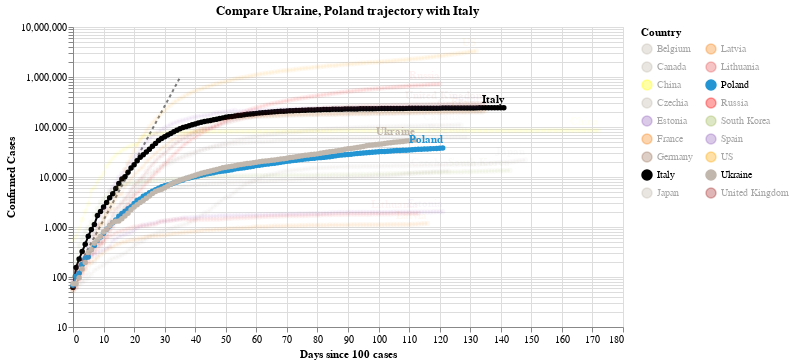

The notebook cell this image was saved under:
### Code cell
#hide_input
chart2 = make_since_chart(dff2, ['Ukraine', 'Poland'], baseline_countries)
chart2

### Figure 1 — Vega-Lite specification as saved in the notebook (floating-point values rounded to 4 significant figures; data arrays with more than 128 entries replaced by an {"elided": "..."} marker saying what was removed)
{"config": {"view": {"continuousWidth": 400, "continuousHeight": 300}}, "layer": [{"data": {"name": "data-628230001892d6798b50651be41d1b3e"}, "mark": {"type": "line", "color": "black", "opacity": 0.5, "strokeDash": [3, 3]}, "encoding": {"x": {"type": "quantitative", "field": "Days since 100 cases"}, "y": {"type": "quantitative", "field": "Confirmed Cases"}}}, {"data": {"name": "data-21f4cef212fa47f3bc62e42c81080f2b"}, "mark": {"type": "line", "point": true}, "encoding": {"color": {"type": "nominal", "field": "Country", "legend": {"columns": 2}, "scale": {"domain": ["Belgium", "Canada", "China", "Czechia", "Estonia", "France", "Germany", "Italy", "Japan", "Latvia", "Lithuania", "Poland", "Russia", "South Korea", "Spain", "US", "Ukraine", "United Kingdom"], "range": ["#C1B7AD", "#C1B7AD", "yellow", "#C1B7AD", "#9467bd", "#F58518", "#9D755D", "black", "#C1B7AD", "#F58518", "#E45756", "#2495D3", "red", "#A1BA59", "#9467bd", "orange", "#C1B7AD", "brown"]}}, "opacity": {"condition": {"value": 1, "selection": "selector003"}, "value": 0.05}, "tooltip": [{"type": "nominal", "field": "Country"}, {"type": "temporal", "field": "Date"}, {"type": "quantitative", "field": "Confirmed Cases"}, {"type": "quantitative", "field": "Days since 100 cases"}], "x": {"type": "quantitative", "field": "Days since 100 cases"}, "y": {"type": "quantitative", "field": "Confirmed Cases", "scale": {"type": "log"}}}, "selection": {"selector003": {"type": "multi", "fields": ["Country"], "bind": "legend", "init": [{"Country": "Ukraine"}, {"Country": "Poland"}, {"Country": "Italy"}]}}, "width": 550}, {"data": {"name": "data-21f4cef212fa47f3bc62e42c81080f2b"}, "mark": {"type": "text", "align": "right", "dy": -8, "fontWeight": "bold"}, "encoding": {"color": {"type": "nominal", "field": "Country", "legend": {"columns": 2}, "scale": {"domain": ["Belgium", "Canada", "China", "Czechia", "Estonia", "France", "Germany", "Italy", "Japan", "Latvia", "Lithuania", "Poland", "Russia", "South Korea", "Spain", "US", "Ukraine", "United Kingdom"], "range": ["#C1B7AD", "#C1B7AD", "yellow", "#C1B7AD", "#9467bd", "#F58518", "#9D755D", "black", "#C1B7AD", "#F58518", "#E45756", "#2495D3", "red", "#A1BA59", "#9467bd", "orange", "#C1B7AD", "brown"]}}, "opacity": {"condition": {"value": 1, "selection": "selector003"}, "value": 0.05}, "text": {"type": "nominal", "field": "Country"}, "tooltip": [{"type": "nominal", "field": "Country"}, {"type": "temporal", "field": "Date"}, {"type": "quantitative", "field": "Confirmed Cases"}, {"type": "quantitative", "field": "Days since 100 cases"}], "x": {"type": "quantitative", "field": "Days since 100 cases"}, "y": {"type": "quantitative", "field": "Confirmed Cases", "scale": {"type": "log"}}}, "transform": [{"filter": "(datum['Date'] >= 1594512000000)"}], "width": 550}], "title": "Compare Ukraine, Poland trajectory with Italy", "$schema": "https://vega.github.io/schema/vega-lite/v4.0.2.json", "datasets": {"data-628230001892d6798b50651be41d1b3e": [{"Days since 100 cases": 0, "Confirmed Cases": 100.0}, {"Days since 100 cases": 1, "Confirmed Cases": 130.0}, {"Days since 100 cases": 2, "Confirmed Cases": 169.0}, {"Days since 100 cases": 3, "Confirmed Cases": 219.7}, {"Days since 100 cases": 4, "Confirmed Cases": 285.6}, {"Days since 100 cases": 5, "Confirmed Cases": 371.3}, {"Days since 100 cases": 6, "Confirmed Cases": 482.7}, {"Days since 100 cases": 7, "Confirmed Cases": 627.5}, {"Days since 100 cases": 8, "Confirmed Cases": 815.7}, {"Days since 100 cases": 9, "Confirmed Cases": 1060.0}, {"Days since 100 cases": 10, "Confirmed Cases": 1379.0}, {"Days since 100 cases": 11, "Confirmed Cases": 1792.0}, {"Days since 100 cases": 12, "Confirmed Cases": 2330.0}, {"Days since 100 cases": 13, "Confirmed Cases": 3029.0}, {"Days since 100 cases": 14, "Confirmed Cases": 3937.0}, {"Days since 100 cases": 15, "Confirmed Cases": 5119.0}, {"Days since 100 cases": 16, "Confirmed Cases": 6654.0}, {"Days since 100 cases": 17, "Confirmed Cases": 8650.0}, {"Days since 100 cases": 18, "Confirmed Cases": 11250.0}, {"Days since 100 cases": 19, "Confirmed Cases": 14620.0}, {"Days since 100 cases": 20, "Confirmed Cases": 19000.0}, {"Days since 100 cases": 21, "Confirmed Cases": 24710.0}, {"Days since 100 cases": 22, "Confirmed Cases": 32120.0}, {"Days since 100 cases": 23, "Confirmed Cases": 41750.0}, {"Days since 100 cases": 24, "Confirmed Cases": 54280.0}, {"Days since 100 cases": 25, "Confirmed Cases": 70560.0}, {"Days since 100 cases": 26, "Confirmed Cases": 91730.0}, {"Days since 100 cases": 27, "Confirmed Cases": 119300.0}, {"Days since 100 cases": 28, "Confirmed Cases": 155000.0}, {"Days since 100 cases": 29, "Confirmed Cases": 201500.0}, {"Days since 100 cases": 30, "Confirmed Cases": 262000.0}, {"Days since 100 cases": 31, "Confirmed Cases": 340600.0}, {"Days since 100 cases": 32, "Confirmed Cases": 442800.0}, {"Days since 100 cases": 33, "Confirmed Cases": 575600.0}, {"Days since 100 cases": 34, "Confirmed Cases": 748300.0}, {"Days since 100 cases": 35, "Confirmed Cases": 972800.0}], "data-21f4cef212fa47f3bc62e42c81080f2b": {"elided": "2373 records"}}}
